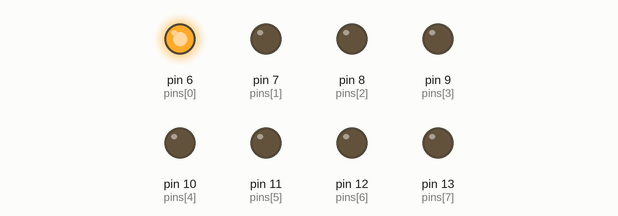
Simulated run of this sketch. Board: Arduino Uno, built with avr-gcc and run on an emulated ATmega328P. Shown: output pins drawn as LEDs (lit = HIGH).

Above: at 0.1 s.
At 0.9 s:
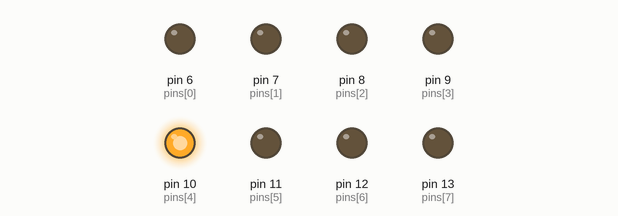
At 1.5 s:
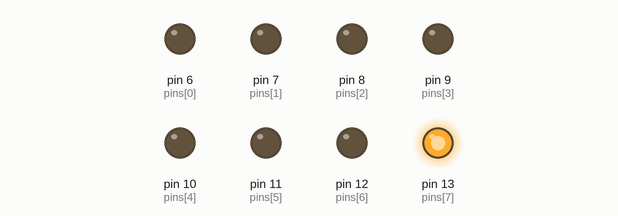
At 3.1 s:
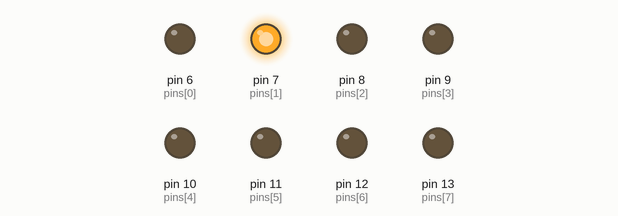
At 4.7 s:
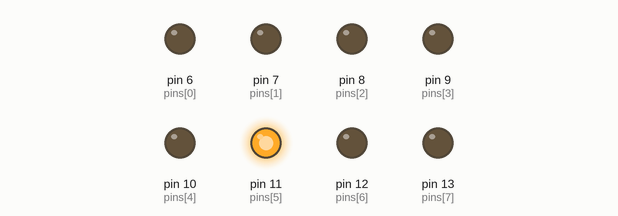
At 6.3 s:
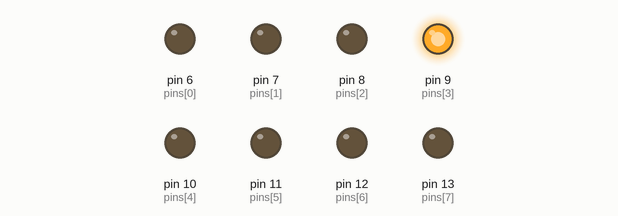
Timing chart, 0 to 6.6 s (numbered marks = the images above):
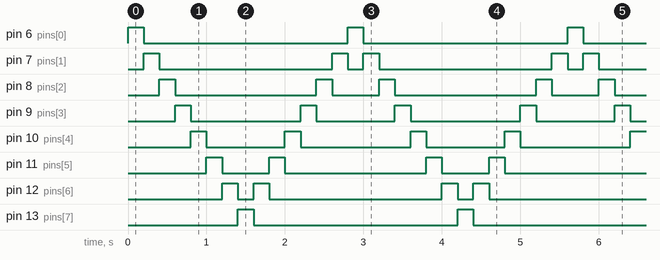

The sketch:

Assignment2.ino
```cpp
// C++ code
const int pins[] = {6, 7, 8, 9, 10, 11, 12, 13};
const int numPins = sizeof(pins) / sizeof(pins[0]);

void setup()
{
  for (int i = 0; i < numPins; i++) {
    pinMode(pins[i], OUTPUT);
  }
}

void loop()
{
  for (int i = 0; i < numPins; i++) {
    digitalWrite(pins[i], HIGH);
    delay(200);
    digitalWrite(pins[i], LOW);
  }

  for (int i = numPins - 2; i > 0; i--) {
    digitalWrite(pins[i], HIGH);
    delay(200);
    digitalWrite(pins[i], LOW);
  }
}
```

Measured:
- by itself, pin 6 (pins[0]), pin 13 (pins[7]): alternates HIGH for 0.20 s and LOW for 2.6 s
- by itself, pin 7 (pins[1]): repeats every 2.8 s: LOW 2.2 s, HIGH 0.20 s, LOW 0.20 s, HIGH 0.20 s
- by itself, pin 8 (pins[2]): repeats every 2.8 s: LOW 1.8 s, HIGH 0.20 s, LOW 0.60 s, HIGH 0.20 s
- by itself, pin 9 (pins[3]): repeats every 2.8 s: LOW 1.4 s, HIGH 0.20 s, LOW 1.0 s, HIGH 0.20 s
- by itself, pin 10 (pins[4]): repeats every 2.8 s: LOW 1.0 s, HIGH 0.20 s, LOW 1.4 s, HIGH 0.20 s
- by itself, pin 11 (pins[5]): repeats every 2.8 s: LOW 0.60 s, HIGH 0.20 s, LOW 1.8 s, HIGH 0.20 s
- by itself, pin 12 (pins[6]): repeats every 2.8 s: LOW 0.20 s, HIGH 0.20 s, LOW 2.2 s, HIGH 0.20 s
